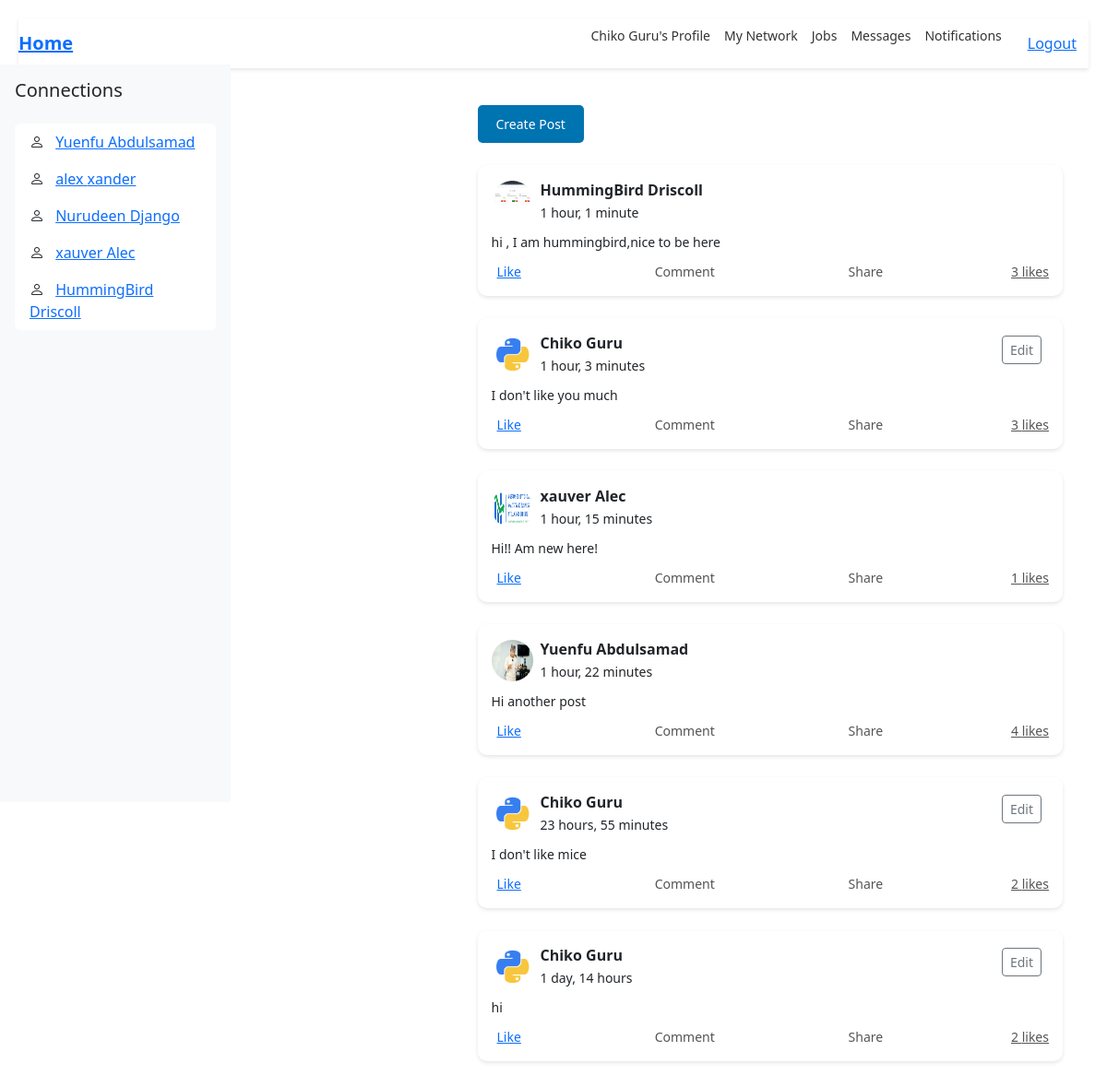
The app's page / (signed in) with its own data.
### post_app/models.py (models this page shows, shortened)
class Post(models.Model):
    user_post = models.ForeignKey(User, on_delete=models.DO_NOTHING,null=True,blank=True)
    post = models.TextField()
    likes = models.ManyToManyField(User,related_name='post_likes',blank=True)
    date_created = models.DateTimeField(auto_now_add=True)
    date_modified = models.DateTimeField(auto_now=True)

class Profile(models.Model):
    user = models.OneToOneField(User,on_delete=models.CASCADE,null=True,blank=True)
    profile_pic = models.ImageField(upload_to='profile_pic/', null=True,blank=True)
    contact = models.CharField(max_length=15)
    location = models.CharField(max_length=50)

### post_app/views.py (the view)
# urls.py: path("", views.home, name='index'),
@login_required(login_url='login')
def home(request):
    all_post = Post.objects.all().order_by("-date_modified")
    all_users = User.objects.exclude(id=request.user.id)
    if request.method == "POST":
        create_post = CreatePost(request.POST or None)
        if create_post.is_valid():
            post = create_post.save(commit=False)
            post.user_post = request.user
            post.save()
            messages.success(
                request,
                f"New feed has been created by {post.user_post.first_name} {post.user_post.last_name}",
            )
            return redirect("index")
    else:
        create_post = CreatePost()
    content = {"all": all_post, "users": all_users, "add_post": create_post}
    return render(request, "index.html", content)

### templates/index.html (shortened to what this page needs)
{% extends "base.html" %}
{% block content %}
<div class="container-fluid">
  <div class="row">
    {% include "sidebar.html" %}
    <div class="col-md-9 offset-md-3 col-12 pt-4">
      <button id="createPostBtn" class="create-post-btn">Create Post</button>
      {% for post in all %}
        <div class="post mt-4">
          <div class="post-header d-flex align-items-center position-relative">
            {% if post.user_post.profile.profile_pic %}
              <img src="{{ post.user_post.profile.profile_pic.url }}" alt="Avatar" class="avatar me-2">
            {% endif %}
            <div>
              <strong>{{ post.user_post.first_name }} {{ post.user_post.last_name }}</strong><br>
              <small>{{ post.date_modified|timesince }}</small>
            </div>
            {% if post.user_post == user %}
              <a href="{% url 'edit_post' post.id %}" class="btn btn-sm btn-outline-secondary position-absolute top-0 end-0 mt-1 me-2">Edit</a>
            {% endif %}
          </div>
          <div class="post-content mt-2">
            {{ post.post }}
          </div>
          <div class="post-actions mt-2">
            <button><a href="{% url 'like_post' post.id %}">Like</a></button>
            <button>Comment</button>
            <button>Share</button>
            <button type="button" class="btn btn-link p-0" data-bs-toggle="modal" data-bs-target="#likesModal{{ post.id }}">
              {{ post.likes.count }} likes
            </button>
          </div>
        </div>
      {% endfor %}
    </div>
  </div>
</div>
{% endblock %}

### templates/base.html (shortened to what this page needs)
{% load static %}
<!DOCTYPE html>
<html lang="en">
<head>
  <link rel="stylesheet" href="{% static 'css/base.css' %}" />
  <link href="https://cdn.jsdelivr.net/npm/bootstrap@5.3.2/dist/css/bootstrap.min.css" rel="stylesheet">
  <link rel="stylesheet" href="https://cdn.jsdelivr.net/npm/bootstrap-icons@1.10.5/font/bootstrap-icons.css">
</head>
<body>
  {% include "navbar.html" %}
    <p>
      <div class="with-sidebar px-3">
        {% block content %}{% endblock %}
      </div>
    </p>
</body>
</html>

### templates/navbar.html (shortened to what this page needs)
<nav class="navbar">
  <div class="navbar-logo"><a href="{% url 'index' %}">Home</a></div>
  {% if request.user.is_authenticated %}
  <div class="navbar-links">
    <a href="{% url 'profile' %}">{{request.user.first_name}} {{request.user.last_name}}'s Profile</a>
    <a href="#">My Network</a>
    <a href="#">Jobs</a>
    <a href="#">Messages</a>
    <a href="#">Notifications</a>
    <form action="{% url 'logout' %}" method="POST">
      <button type="submit" class="btn btn-link">Logout</button>
    </form>
    {% endif %}
  </div>
</nav>

### templates/sidebar.html
<div class="sidebar d-none d-md-block bg-light p-3"
     style="width: 250px; height: 100vh; position: fixed; top: 70px; left: 0; overflow-y: auto; z-index: 1000;">
  <h5 class="mb-4">Connections</h5>
  <ul class="list-group">
    {% for user in users %}
      <li class="list-group-item border-0">
        <i class="bi bi-person me-2"></i>
        <a href="{% url 'check_profile' user.profile.id %}">
          {% if user.first_name %}
            {{ user.first_name }} {{ user.last_name }}
          {% else %}
            {{user.username}}
          {% endif %}
        </a>
      </li>
    {% endfor %}
  </ul>
</div>

### static/css/base.css (style rules this page uses)
.navbar { background-color: #ffffff; box-shadow: 0 2px 4px rgba(0,0,0,0.1); padding: 10px 20px; display: flex; justify-content: space-between; align-items: center; position: sticky; top: 0; z-index: 1000; }
.navbar-logo { font-size: 20px; font-weight: bold; color: #0073b1; }
.navbar-links { display: flex; gap: 15px; }
.navbar-links a { text-decoration: none; color: #333; font-size: 14px; }
.create-post-btn { background-color: #0073b1; color: white; padding: 10px 20px; border-radius: 5px; border: none; font-size: 14px; cursor: pointer; }
body { font-family: Arial, sans-serif; background: #f0f2f5; margin: 0; padding: 20px; }
.post { background: #fff; border-radius: 10px; padding: 15px; margin-bottom: 20px; box-shadow: 0 2px 4px rgba(0,0,0,0.1); }
.post-header { display: flex; align-items: center; margin-bottom: 10px; }
.avatar { width: 45px; height: 45px; border-radius: 50%; margin-right: 10px; }
.post-content { margin: 10px 0; font-size: 14px; }
.post-actions { display: flex; justify-content: space-between; margin-top: 15px; }
.post-actions button { background: none; border: none; color: #555; cursor: pointer; font-size: 14px; }
@media (min-width: 768px) { .with-sidebar { margin-left: 250px; } }

### records on screen
Post: user_post.profile.profile_pic (picture), user_post.first_name "HummingBird", user_post.last_name "Driscoll", date_modified "1 hour, 1 minute", post "hi , I am hummingbird,nice to be here", likes.count "3"
Post: user_post.profile.profile_pic (picture), user_post.first_name "Chiko", user_post.last_name "Guru", date_modified "1 hour, 3 minutes", shows "Edit", post "I don't like you much", likes.count "3"
Post: user_post.profile.profile_pic (picture), user_post.first_name "xauver", user_post.last_name "Alec", date_modified "1 hour, 15 minutes", post "Hi!! Am new here!", likes.count "1"
Post: user_post.profile.profile_pic (picture), user_post.first_name "Yuenfu", user_post.last_name "Abdulsamad", date_modified "1 hour, 22 minutes", post "Hi another post", likes.count "4"
Post: user_post.profile.profile_pic (picture), user_post.first_name "Chiko", user_post.last_name "Guru", date_modified "23 hours, 55 minutes", shows "Edit", post "I don't like mice", likes.count "2"
Post: user_post.profile.profile_pic (picture), user_post.first_name "Chiko", user_post.last_name "Guru", date_modified "1 day, 14 hours", shows "Edit", post "hi", likes.count "2"

### other values on screen
{{ request.user.first_name }} "Chiko"
{{ request.user.last_name }} "Guru"
{{ user.first_name }} "Yuenfu"
{{ user.last_name }} "Abdulsamad"
{{ user.first_name }} "alex"
{{ user.last_name }} "xander"
{{ user.first_name }} "Nurudeen"
{{ user.last_name }} "Django"
{{ user.first_name }} "xauver"
{{ user.last_name }} "Alec"
{{ user.first_name }} "HummingBird"
{{ user.last_name }} "Driscoll"
